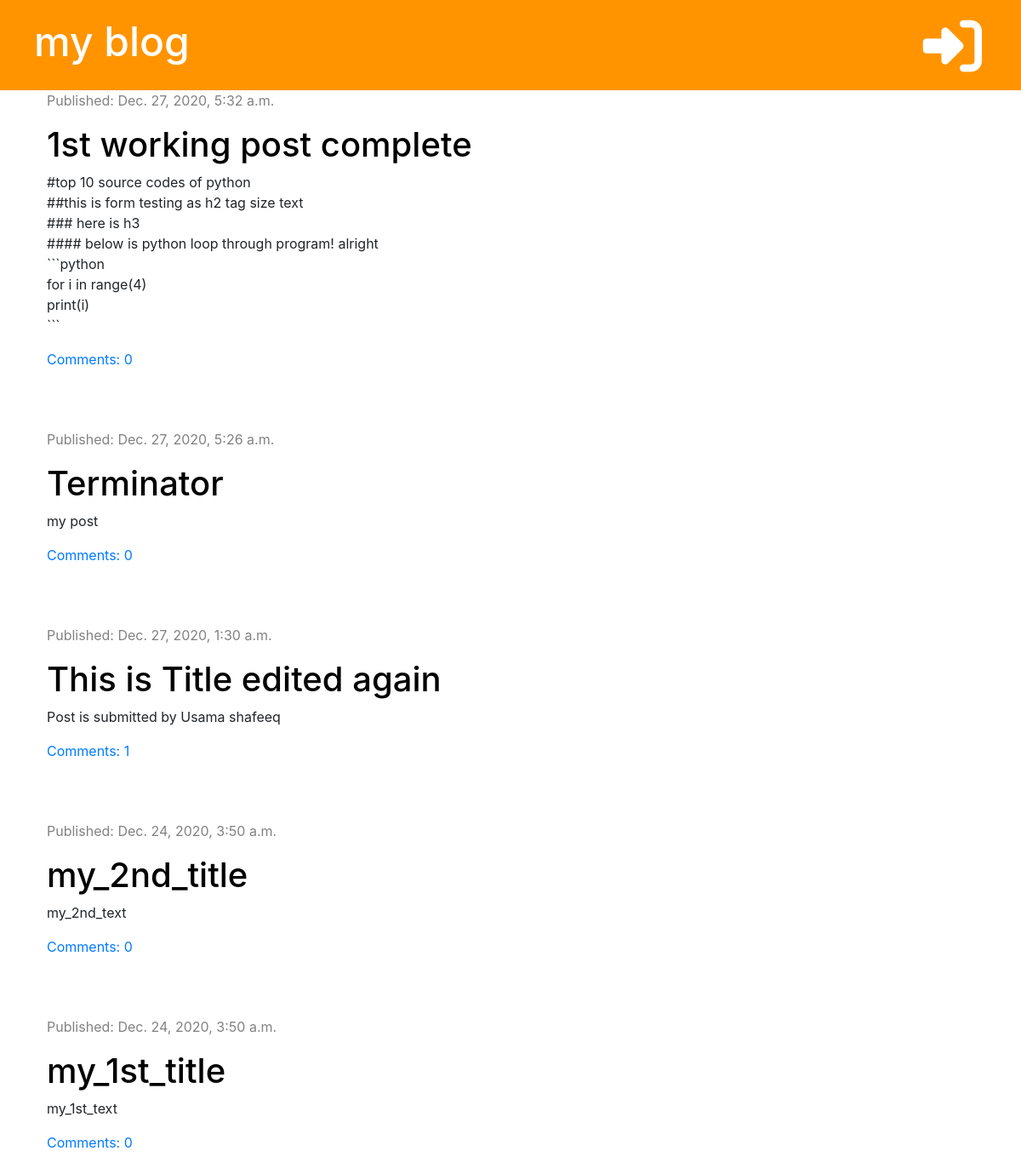
The page / on the database its author committed.
### blog/models.py (models this page shows, shortened)
class Post(models.Model):
    author = models.ForeignKey('auth.User', on_delete=models.CASCADE)
    title = models.CharField(max_length=250)
    text = models.TextField()
    created_date = models.DateTimeField(default=timezone.now)
    published_date = models.DateTimeField(blank=True, null=True)
    def approved_comments(self):
        return self.comments.filter(approved=True)

### blog/views.py (the view)
# urls.py: path('', views.post_list, name='post_list'),
def post_list(request):
    posts = Post.objects.filter(published_date__lte=timezone.now()).order_by('-published_date')
    stuff_for_frontend = {'posts': posts}
    return render(request, 'blog/post_list.html', stuff_for_frontend)

### blog/templates/blog/post_list.html (shortened to what this page needs)
{% extends "base.html" %}
{% block content %}
{% for post in posts %}
<div class="post">
    <div class="date">
        <p>Published: {{ post.published_date }}</p>
    </div>
    <h1>
        <a href="{% url 'blog:post_detail' post.id %}">{{ post.title }}</a>
    </h1>
    <p>{{ post.text|linebreaksbr }}</p>
    <a href="{% url 'blog:post_detail' post.id %}">Comments: {{ post.approved_comments.count }}</a>
</div>
{% endfor %}
{% endblock %}

### blog/static/base.css (style rules this page uses)
.date { color: #828282 }
.post { margin-bottom: 70px; }
.post h1 a { color: #000000; }

### rows shown on the page
Post: published_date "Dec. 27, 2020, 5:32 a.m.", title "1st working post complete", text "#top 10 source codes of python ##this is form testing as h2 tag size text ### here is h3 #### below is python loop through program! alright ```python for i in range(4) print(i) ```", approved_comments.count "0"
Post: published_date "Dec. 27, 2020, 5:26 a.m.", title "Terminator", text "my post", approved_comments.count "0"
Post: published_date "Dec. 27, 2020, 1:30 a.m.", title "This is Title edited again", text "Post is submitted by Usama shafeeq", approved_comments.count "1"
Post: published_date "Dec. 24, 2020, 3:50 a.m.", title "my_2nd_title", text "my_2nd_text", approved_comments.count "0"
Post: published_date "Dec. 24, 2020, 3:50 a.m.", title "my_1st_title", text "my_1st_text", approved_comments.count "0"
